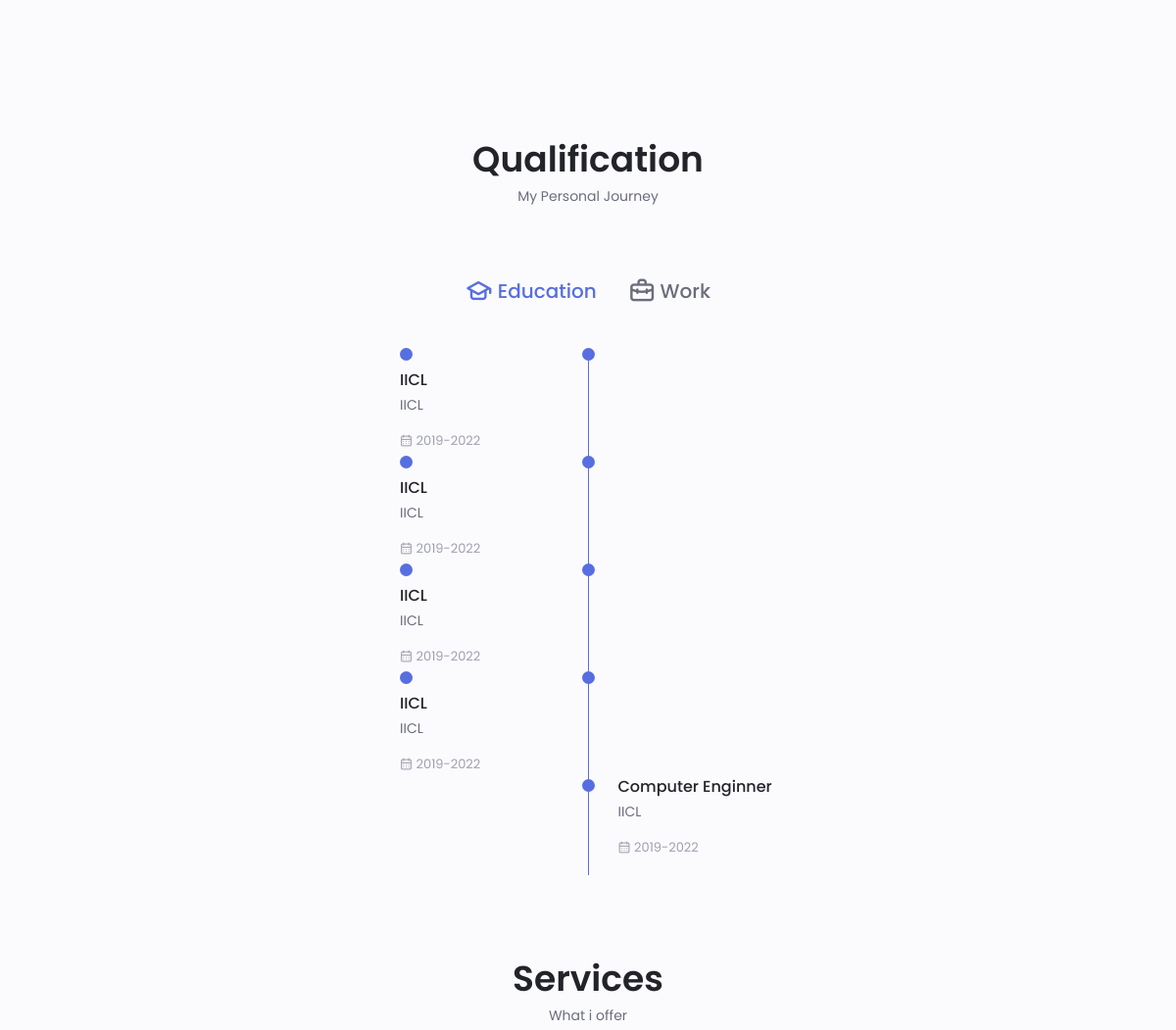
Before: / (middle part) with the older database file.
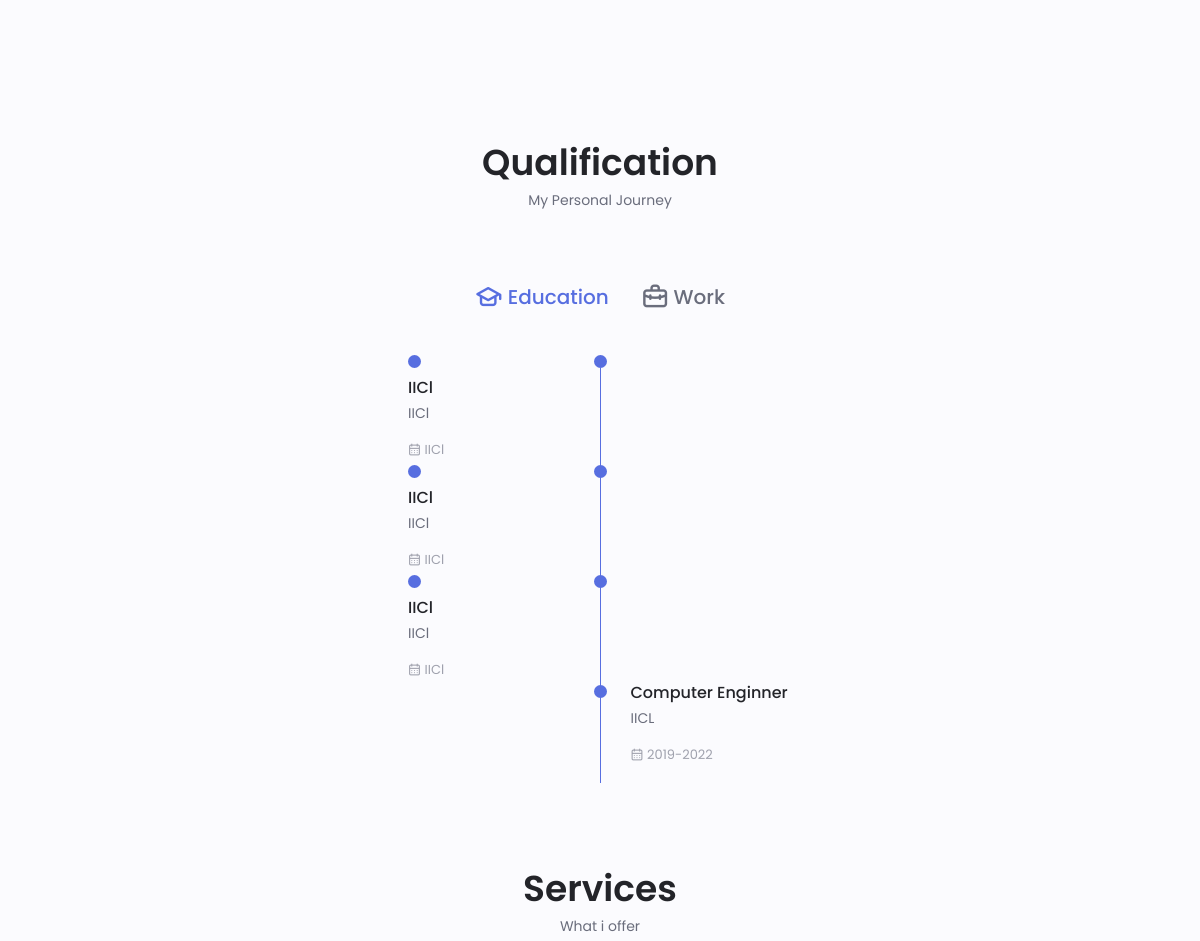
After: the same page with the newer database file.
### app/models.py (models this page shows, shortened)
class Qualification(models.Model):
    qualification_title_E = models.CharField(max_length=100)
    qualification_subtitle_E = models.CharField(max_length=100)
    qualification_calender_E = models.CharField(max_length=100)
    qualification_title_W = models.CharField(max_length=100)
    qualification_subtitle_W = models.CharField(max_length=100)
    qualification_calender_W = models.CharField(max_length=100)

### app/views.py (the view)
# urls.py: path('', views.index.as_view(), name='index')
class index(View):
    def get(self, request):
        homes = Home.objects.all()
        abouts = About.objects.all()
        skillss = Skills.objects.all()
        qualifications = Qualification.objects.all()
        return render(request, 'index.html',
        {'homes': homes, 'abouts': abouts, 'skillss': skillss, 'qualifications': qualifications})

### app/templates/index.html (shortened to what this page needs)
<!DOCTYPE html>
{% load static %}
    <html lang="en">
    <head>
        <link rel="stylesheet" href="https://unicons.iconscout.com/release/v4.0.0/css/line.css">
        <link rel="stylesheet" href="{% static 'css/swiper-bundle.min.css' %}">
        <link rel="stylesheet" href="{% static 'css/style.css' %}">
    </head>
    <body>
        <main class="main">
            <section class="skills section" id="skills">
                    <div class="skills_container container grid">
                        <div>
                                  <div class="skills_content skills_close">
                                 </div>
                        </div>
                        <div>
                        </div>
                    </div>
            </section>
            <section class="qualification section">
                    <h2 class="section__title">Qualification</h2>
                    <span class="section__subtitle">My Personal Journey</span>
                    <div class="qualification container container">
                        <div class="qualification_tabs">
                            <div class="qualification_button button--flex qualification_active" data-target="#education">
                                <i class="uil uil-graduation-cap qualification_icon"></i>
                                Education
                            </div>
                            <div class="qualification_button button--flex" data-target="#work">
                                <i class="uil uil-briefcase-alt qualification_icon"></i>
                                Work
                            </div>
                        </div>
                        <div class="qualification_sections">
                            <div class="qualification_content qualification_active" data-content id="education">
                                {% for q in qualifications %}
                                <div class="qualification_data">
                                    <div>
                                        <div>
                                            <span class="qualification_rounder"></span>
                                        </div>
                                        <h3 class="qualification_title">{{q.qualification_title_E}}</h3>
                                        <span class="qualification_subtitle">{{q.qualification_subtitle_E}}</span>
                                        <div class="qualification_calender">
                                            <i class="uil uil-calendar-alt"></i>
                                            {{q.qualification_calender_E}}
                                        </div>
                                    </div>
                                    <div>
                                        <span class="qualification_rounder"></span>
                                    </div>
                                </div>
                                {% endfor %}
                                   <div class="qualification_data">
                                    <div></div>
                                    <div>
                                    </div>
                                    <div>
                                        <h3 class="qualification_title">Computer Enginner</h3>
                                        <span class="qualification_subtitle">IICL</span>
                                        <div class="qualification_calender">
                                            <i class="uil uil-calendar-alt"></i>
                                            2019-2022
                                        </div>
                                    </div>
                                </div>
                        </div>
                    </div>
            </section>
            <section class="services section" id="services">
                <h2 class="section__title">Services</h2>
                <span class="section__subtitle"> What i offer</span>
            </section>
        </main>
    </body>
</html>

### app/static/css/style.css (style rules this page uses)
:root { --header-height: 3rem; --hue-color: 230; --first-color: hsl(var(--hue-color), 69%, 61%); --first-color-second: hsl(var(--hue-color), 69%, 61%); --first-color-alt: hsl(var(--hue-color), 57%, 53%); --first-color-lighter: hsl(var(--hue-color), 92%, 85%); --title-color: hsl(var(--hue-color), 8%, 15%); --text-color: hsl(var(--hue-color), 8%, 45%); --text-color-light: hsl(var(--hue-color), 8%, 65%); --input-color: hsl(var(--hue-color), 70%, 96%); --body-color: hsl(var(--hue-color), 60%, 99%); --container-color: #fff; --scroll-bar-color: hsl(var(--hue-color), 12%, 90%); --scroll-thumb-color: hsl(var(--hue-color), 12%, 80%); --body-font: 'Poppins', sans-serif; --big-font-size: 2rem; --h1-font-size: 1.5rem; --h2-font-size: 1.25rem; --h3-font-size: 1.125rem; --normal-font-size: .938rem; --small-font-size: .813rem; --smaller-font-size: .75rem; --font-medium: 500; --font-semi-bold: 600; --mb-0-25: .25rem; --mb-0-5: .5rem; --mb-0-75: .75rem; --mb-1: 1rem; --mb-1-5: 1.5rem; --mb-2: 2rem; --mb-2-5: 2.5rem; --mb-3: 3rem; --z-tooltip: 10; --z-fixed: 100; --z-modal: 1000; }
@media screen and (min-width: 968px) { :root { --big-font-size: 3rem; --h1-font-size: 2.25rem; --h2-font-size: 1.5rem; --h3-font-size: 1.25rem; --normal-font-size: 1rem; --small-font-size: .875rem; --smaller-font-size: .813rem; } }
* { box-sizing: border-box; padding: 0; margin: 0; }
html { scroll-behavior: smooth; }
body { margin: 0 0 var(--header-height) 0; font-family: var(--body-font); font-size: var(--normal-font-size); background-color: var(--body-color); color: var(--text-color); }
h1, h2, h3, h4 { color: var(--title-color); font-weight: var(--font-semi-bold); }
.section { padding: 2rem 0 4rem; }
.section__title { font-size: var(--h1-font-size); color: var(--title-color); }
.section__subtitle { display: block; font-size: var(--small-font-size); margin-bottom: var(--mb-3); }
.section__title, .section__subtitle { text-align: center; }
.container { max-width: 768px; margin-left: var(--mb-1-5); margin-right: var(--mb-1-5); }
.grid { display: grid; gap: 1.5rem; }
.button--flex { display: inline-flex; align-items: center; }
.skills_container { row-gap: 0; }
.qualification_tabs { display: flex; justify-content: space-evenly; margin-bottom: var(--mb-2); }
.qualification_button { font-size: var(--h3-font-size); font-weight: var(--font-medium); cursor: pointer; }
.qualification_icon { font-size: 1.8rem; margin-right: var(--mb-0-25); }
.qualification_data { display: grid; grid-template-columns: 1fr max-content 1fr; column-gap: 1.5rem; }
.qualification_title { font-size: var(--normal-font-size); font-weight: var(--font-medium); }
.qualification_subtitle { display: inline-block; font-size: var(--small-font-size); margin-bottom: var(--mb-1) }
.qualification_calender { font-size: var(--smaller-font-size); color: var(--text-color-light); }
.qualification_rounder { display: inline-block; width: 13px; height: 13px; background-color: var(--first-color); border-radius: 50%; }
.qualification [data-content] { display: none; }
.qualification_active[data-content] { display: block; }
.qualification_button.qualification_active { color: var(--first-color) }
@media screen and (min-width: 568px) { .about_container, .skills_container, .portfolio_content, .porject_container, .contact_container, .footer_container { grid-template-columns: repeat(2, 1fr); } }
@media screen and (min-width: 568px) { .qualification_sections { display: grid; grid-template-columns: .6fr; justify-content: center; } }
@media screen and (min-width: 768px) { .container { margin-left: auto; margin-right: auto; } }
@media screen and (min-width: 768px) { body { margin: 0; } }
@media screen and (min-width: 768px) { .section { padding: 6rem 0 2; } }
@media screen and (min-width: 768px) { .section__subtitle { margin-bottom: 4rem; } }
@media screen and (min-width: 768px) { .header, .main, .footer_container { padding: 0 1rem; } }
@media screen and (min-width: 768px) { .qualification_tabs { justify-content: center; } }
@media screen and (min-width: 768px) { .qualification_button { margin: 0 var(--mb-1); } }
@media screen and (min-width: 768px) { .qualification_sections { grid-template-columns: .5fr; } }
@media screen and (min-width: 1024px) { .header, .main, .footer_container { padding: 0%; } }

Changed rows visible on the page:
removed Qualification: qualification_title_E "IICL", qualification_subtitle_E "IICL", qualification_calender_E "2019-2022"
removed Qualification: qualification_title_E "IICL", qualification_subtitle_E "IICL", qualification_calender_E "2019-2022"
removed Qualification: qualification_title_E "IICL", qualification_subtitle_E "IICL", qualification_calender_E "2019-2022"
removed Qualification: qualification_title_E "IICL", qualification_subtitle_E "IICL", qualification_calender_E "2019-2022"
added Qualification: qualification_title_E "IICl", qualification_subtitle_E "IICl", qualification_calender_E "IICl"
added Qualification: qualification_title_E "IICl", qualification_subtitle_E "IICl", qualification_calender_E "IICl"
added Qualification: qualification_title_E "IICl", qualification_subtitle_E "IICl", qualification_calender_E "IICl"
